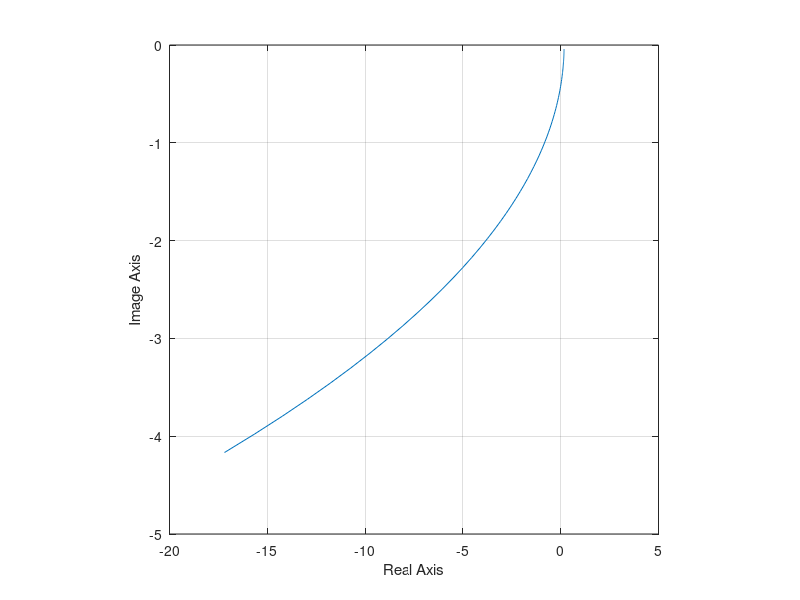

Reproduce this figure in MATLAB.
wn = 1;
zeta = [0.1:0.1:1.2];
x = [];
y = [];
w = logspace(-1,1,100)
for i = 1:length(zeta)
    dd = wn^4 + wn.^4 + 2 * (2 * zeta(i)^2 - 1)* wn^2 * wn.^2;
    X = wn^2 * (wn^2 - w.^2)./dd;
    Y = -2 * zeta(i) * wn^3 * w./dd;
    X = [X x'];
    Y = [Y y'];
end
plot(X,Y)
axis('square')
grid
plot(X,Y)
axis('square')
grid
xlabel('Real Axis')
ylabel('Image Axis')
